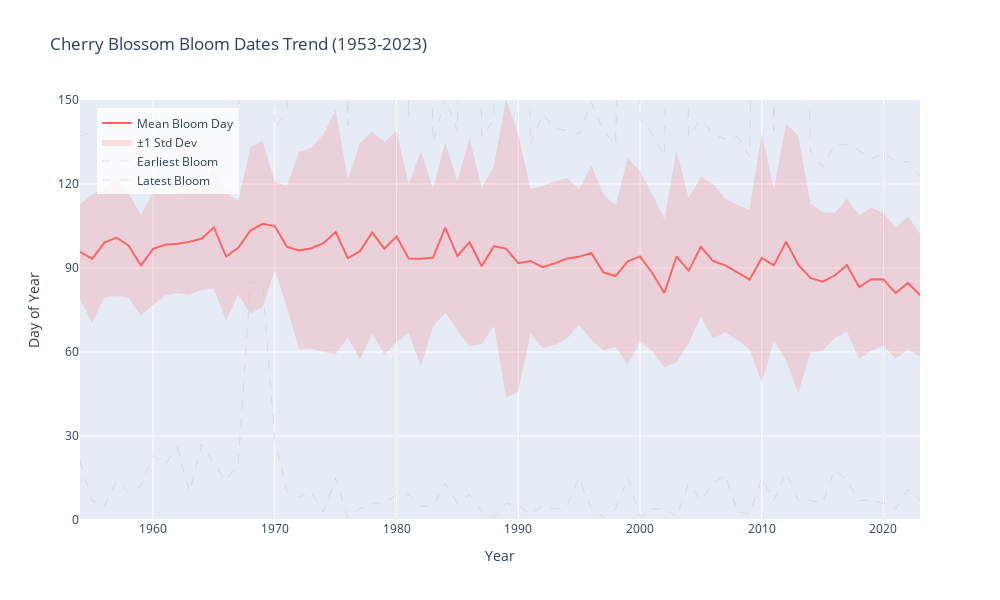

Write notebook code for a chart like this one.
### Code cell
import plotly.graph_objects as go
import pandas as pd
import numpy as np

# Prepare the data
all_site_data['Year'] = pd.to_numeric(all_site_data['Year'], errors='coerce')
yearly_stats = all_site_data.groupby('Year')['BloomDay'].agg(['mean', 'std', 'min', 'max']).reset_index()

# Create the plot
fig = go.Figure()

# Add the mean line
fig.add_trace(go.Scatter(
    x=yearly_stats['Year'],
    y=yearly_stats['mean'],
    mode='lines',
    name='Mean Bloom Day',
    line=dict(color='rgb(255, 100, 100)', width=2)
))

# Add the error band (±1 standard deviation)
fig.add_trace(go.Scatter(
    x=yearly_stats['Year'].tolist() + yearly_stats['Year'].tolist()[::-1],
    y=(yearly_stats['mean'] - yearly_stats['std']).tolist() + (yearly_stats['mean'] + yearly_stats['std']).tolist()[::-1],
    fill='toself',
    fillcolor='rgba(255, 100, 100, 0.2)',
    line=dict(color='rgba(255, 100, 100, 0)'),
    name='±1 Std Dev'
))

# Add min and max lines
fig.add_trace(go.Scatter(
    x=yearly_stats['Year'],
    y=yearly_stats['min'],
    mode='lines',
    line=dict(color='rgba(200, 200, 200, 0.5)', width=1, dash='dash'),
    name='Earliest Bloom'
))

fig.add_trace(go.Scatter(
    x=yearly_stats['Year'],
    y=yearly_stats['max'],
    mode='lines',
    line=dict(color='rgba(200, 200, 200, 0.5)', width=1, dash='dash'),
    name='Latest Bloom'
))

# Customize the layout
fig.update_layout(
    title='Cherry Blossom Bloom Dates Trend (1953-2023)',
    xaxis_title='Year',
    yaxis_title='Day of Year',
    yaxis=dict(range=[0, 150], dtick=30),
    xaxis=dict(tickmode='linear', dtick=10),
    legend=dict(x=0.02, y=0.98, bgcolor='rgba(255, 255, 255, 0.8)'),
    hovermode='x unified',
    height=600,
    width=1000,
)

# Show the plot
fig.show()

# Print summary statistics for each decade
all_site_data['Decade'] = (all_site_data['Year'] // 10) * 10
summary = all_site_data.groupby('Decade')['BloomDay'].agg(['mean', 'median', 'std']).round(2)
print(summary)

### Figure 1 — Plotly figure (JSON) as saved in the notebook; plotly's stock layout.template omitted (floating-point values rounded to 4 significant figures; data arrays with more than 128 entries replaced by an {"elided": "..."} marker saying what was removed)
{"data": [{"line": {"color": "rgb(255, 100, 100)", "width": 2}, "mode": "lines", "name": "Mean Bloom Day", "type": "scatter", "x": [1954, 1955, 1956, 1957, 1958, 1959, 1960, 1961, 1962, 1963, 1964, 1965, 1966, 1967, 1968, 1969, 1970, 1971, 1972, 1973, 1974, 1975, 1976, 1977, 1978, 1979, 1980, 1981, 1982, 1983, 1984, 1985, 1986, 1987, 1988, 1989, 1990, 1991, 1992, 1993, 1994, 1995, 1996, 1997, 1998, 1999, 2000, 2001, 2002, 2003, 2004, 2005, 2006, 2007, 2008, 2009, 2010, 2011, 2012, 2013, 2014, 2015, 2016, 2017, 2018, 2019, 2020, 2021, 2022, 2023], "y": [95.75, 93.23, 99.08, 100.9, 97.95, 90.9, 96.86, 98.33, 98.66, 99.37, 100.5, 104.5, 94.09, 97.24, 103.4, 105.8, 105.0, 97.58, 96.26, 97.08, 98.88, 102.8, 93.49, 96.02, 102.7, 96.91, 101.3, 93.41, 93.33, 93.74, 104.4, 94.34, 99.19, 90.63, 97.8, 96.95, 91.72, 92.51, 90.29, 91.67, 93.41, 94.01, 95.39, 88.37, 87.12, 92.38, 94.14, 88.32, 81.07, 94.14, 89.08, 97.57, 92.49, 90.92, 88.44, 85.82, 93.61, 90.93, 99.41, 91.17, 86.47, 85.1, 87.31, 91.07, 83.21, 85.98, 85.93, 81.02, 84.67, 80.31]}, {"fill": "toself", "fillcolor": "rgba(255, 100, 100, 0.2)", "line": {"color": "rgba(255, 100, 100, 0)"}, "name": "±1 Std Dev", "type": "scatter", "x": {"elided": "140 int values"}, "y": {"elided": "140 float values"}}, {"line": {"color": "rgba(200, 200, 200, 0.5)", "dash": "dash", "width": 1}, "mode": "lines", "name": "Earliest Bloom", "type": "scatter", "x": [1954, 1955, 1956, 1957, 1958, 1959, 1960, 1961, 1962, 1963, 1964, 1965, 1966, 1967, 1968, 1969, 1970, 1971, 1972, 1973, 1974, 1975, 1976, 1977, 1978, 1979, 1980, 1981, 1982, 1983, 1984, 1985, 1986, 1987, 1988, 1989, 1990, 1991, 1992, 1993, 1994, 1995, 1996, 1997, 1998, 1999, 2000, 2001, 2002, 2003, 2004, 2005, 2006, 2007, 2008, 2009, 2010, 2011, 2012, 2013, 2014, 2015, 2016, 2017, 2018, 2019, 2020, 2021, 2022, 2023], "y": [21, 7, 5, 14, 10, 12, 23, 20, 26, 10, 27, 20, 14, 20, 85, 84, 29, 10, 8, 10, 3, 15, 1, 4, 6, 6, 9, 9, 5, 5, 13, 6, 9, 3, 1, 6, 5, 2, 5, 4, 5, 15, 4, 1, 4, 15, 1, 4, 4, 1, 13, 7, 13, 16, 3, 2, 15, 7, 17, 7, 7, 6, 18, 14, 7, 7, 6, 4, 11, 7]}, {"line": {"color": "rgba(200, 200, 200, 0.5)", "dash": "dash", "width": 1}, "mode": "lines", "name": "Latest Bloom", "type": "scatter", "x": [1954, 1955, 1956, 1957, 1958, 1959, 1960, 1961, 1962, 1963, 1964, 1965, 1966, 1967, 1968, 1969, 1970, 1971, 1972, 1973, 1974, 1975, 1976, 1977, 1978, 1979, 1980, 1981, 1982, 1983, 1984, 1985, 1986, 1987, 1988, 1989, 1990, 1991, 1992, 1993, 1994, 1995, 1996, 1997, 1998, 1999, 2000, 2001, 2002, 2003, 2004, 2005, 2006, 2007, 2008, 2009, 2010, 2011, 2012, 2013, 2014, 2015, 2016, 2017, 2018, 2019, 2020, 2021, 2022, 2023], "y": [137, 139, 134, 138, 143, 128, 146, 138, 135, 138, 143, 141, 140, 134, 353, 354, 140, 146, 359, 354, 361, 360, 141, 358, 364, 363, 358, 144, 364, 135, 151, 139, 360, 137, 143, 366, 365, 134, 145, 140, 139, 138, 149, 139, 134, 362, 143, 138, 130, 364, 137, 143, 138, 136, 137, 130, 365, 139, 358, 363, 132, 126, 134, 134, 132, 129, 131, 128, 128, 123]}], "layout": {"height": 600, "hovermode": "x unified", "legend": {"bgcolor": "rgba(255, 255, 255, 0.8)", "x": 0.02, "y": 0.98}, "title": {"text": "Cherry Blossom Bloom Dates Trend (1953-2023)"}, "width": 1000, "xaxis": {"dtick": 10, "tickmode": "linear", "title": {"text": "Year"}}, "yaxis": {"dtick": 30, "range": [0, 150], "title": {"text": "Day of Year"}}}}
